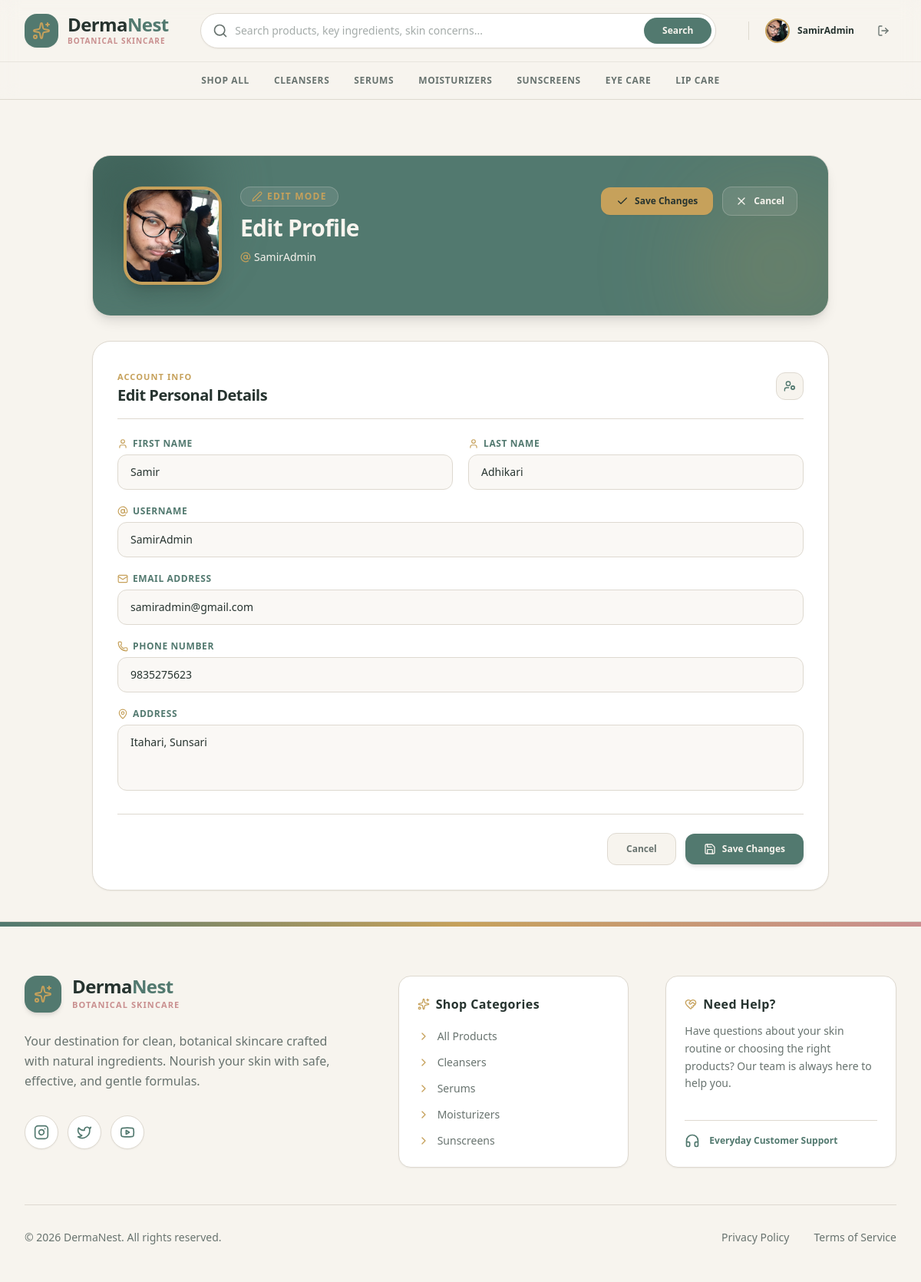
The page /profile/edit/ (signed in) on the database as committed earlier.
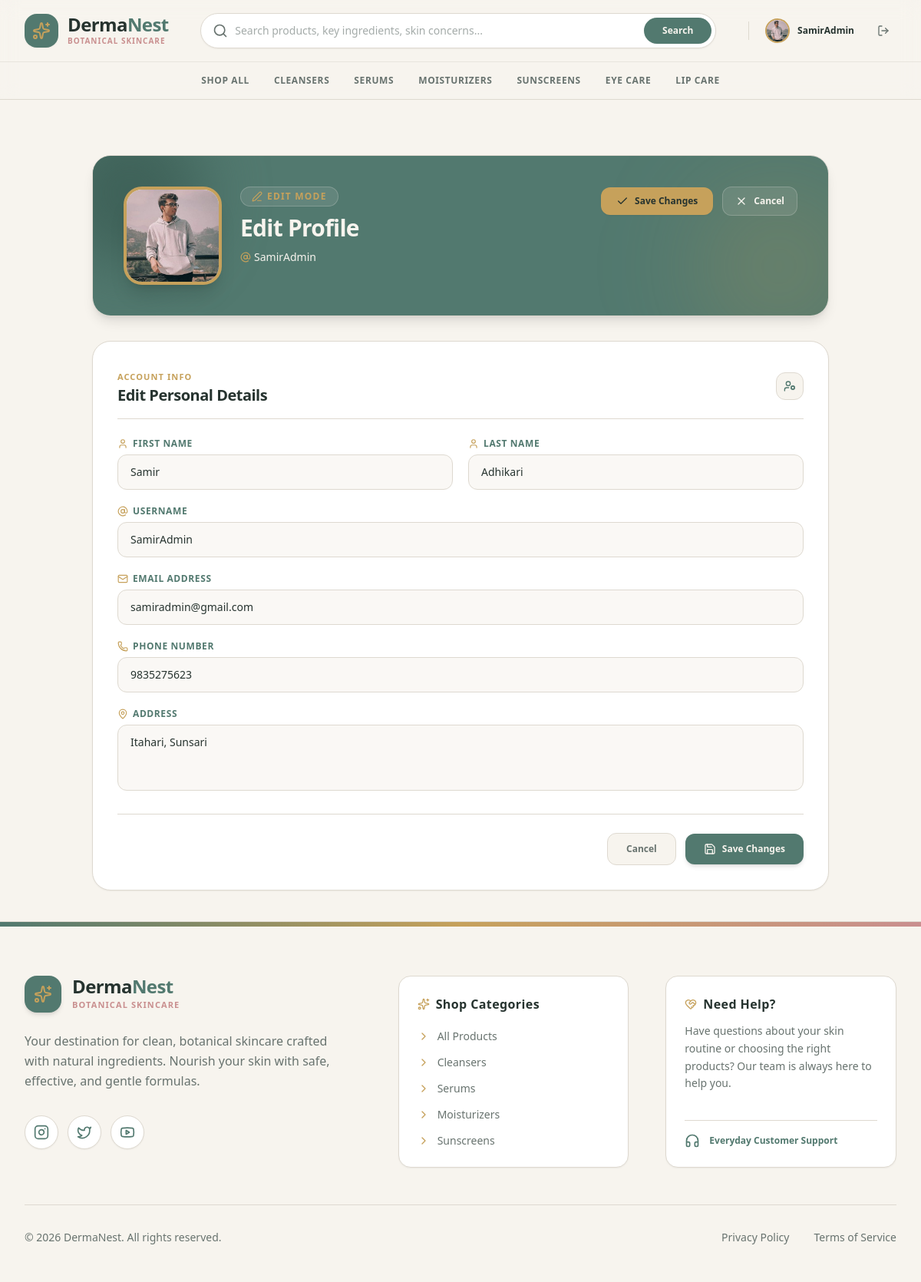
The same page on the database as committed later.
### dn_app/models.py (models this page shows, shortened)
class User(AbstractUser):
    phone = models.CharField(max_length=20, blank=True)
    address = models.TextField(blank=True)
    profile_picture = models.ImageField(upload_to='images/user/', blank=True, null=True)

### dn_app/views/profile_view.py (the view, shortened to what this page needs)
# urls.py: path('profile/edit/', edit_profile_view, name='edit_profile'),
@login_required
def edit_profile_view(request):
    errors = {}
    return render(request, 'main/edit_profile_page.html')

### dn_app/templates/main/edit_profile_page.html (shortened to what the changed rows need)
<!DOCTYPE html>
<html lang="en">
<head>
    {% load static %}
    <link href="{% static 'css/styles.css' %}" rel="stylesheet" />
</head>
<body class="bg-[#F7F4EE] font-sans min-h-screen flex flex-col text-[#68736F] antialiased selection:bg-[#52796F] selection:text-white">
    {% include 'components/_navbar.html' %}
    <main class="flex-grow py-10 px-4 sm:px-6 lg:px-8 max-w-5xl mx-auto w-full">
        <form method="POST" enctype="multipart/form-data" class="space-y-8">
            <div class="bg-[#FFFFFF] border border-[#DED9D0] rounded-3xl shadow-lg overflow-hidden">
                <div class="bg-[#52796F] p-6 sm:p-10 text-[#F7F4EE] relative overflow-hidden">
                    <div class="relative z-10 flex flex-col sm:flex-row items-center sm:items-start gap-6">
                        <div class="relative w-28 h-28 sm:w-32 sm:h-32 rounded-3xl bg-[#F7F4EE] border-4 border-[#C6A15B] shadow-xl overflow-hidden flex items-center justify-center text-[#52796F] shrink-0 group">
                            {% if user.profile_picture %}
                                <img id="avatar-preview" src="{{ user.profile_picture.url }}" alt="{{ user.username }}" class="w-full h-full object-cover">
                            {% else %}
                                <img id="avatar-preview" src="" alt="Profile Preview" class="w-full h-full object-cover hidden">
                                <div id="avatar-icon-placeholder" class="flex items-center justify-center w-full h-full">
                                    <i data-lucide="user" class="w-12 h-12 text-[#52796F]/60"></i>
                                </div>
                            {% endif %}
                        </div>
                        <div class="space-y-2.5 text-center sm:text-left flex-grow">
                            <h1 class="text-2xl sm:text-3xl font-bold text-[#F7F4EE] tracking-tight">
                                Edit Profile
                            </h1>
                            <p class="text-xs sm:text-sm text-[#F7F4EE]/85 font-medium flex items-center justify-center sm:justify-start gap-1">
                                <i data-lucide="at-sign" class="w-3.5 h-3.5 text-[#C6A15B]"></i>
                                <span>{{ user.username|default:"member" }}</span>
                            </p>
                        </div>
                    </div>
                </div>
            </div>
            <div class="bg-[#FFFFFF] border border-[#DED9D0] rounded-3xl p-6 sm:p-8 shadow-sm space-y-6">
                <div class="border-b border-[#DED9D0] pb-4 flex items-center justify-between">
                    <div>
                        <h2 class="text-xl font-bold text-[#26332F] tracking-tight">Edit Personal Details</h2>
                    </div>
                </div>
                <div class="grid grid-cols-1 sm:grid-cols-2 gap-5">
                    <div class="space-y-1.5">
                        <label for="first_name" class="flex items-center gap-1.5 text-xs font-bold uppercase tracking-wider text-[#52796F]">
                            <i data-lucide="user" class="w-3.5 h-3.5 text-[#C6A15B]"></i>
                            <span>First Name</span>
                        </label>
                        <input type="text" id="first_name" name="first_name" {% if data %}value="{{ data.first_name }}"{% else %}value="{{ user.first_name|default:'' }}"{% endif %} placeholder="Enter first name"
                            class="w-full px-4 py-3 bg-[#F7F4EE]/60 border border-[#DED9D0] rounded-xl text-xs sm:text-sm text-[#26332F] placeholder-[#68736F]/50 focus:outline-none focus:ring-2 focus:ring-[#52796F] focus:border-[#52796F] focus:bg-[#FFFFFF] transition-all">
                    </div>
                    <div class="space-y-1.5">
                        <label for="last_name" class="flex items-center gap-1.5 text-xs font-bold uppercase tracking-wider text-[#52796F]">
                            <i data-lucide="user" class="w-3.5 h-3.5 text-[#C6A15B]"></i>
                            <span>Last Name</span>
                        </label>
                        <input type="text" id="last_name" name="last_name" {% if data %}value="{{ data.last_name }}"{% else %}value="{{ user.last_name|default:'' }}"{% endif %} placeholder="Enter last name"
                            class="w-full px-4 py-3 bg-[#F7F4EE]/60 border border-[#DED9D0] rounded-xl text-xs sm:text-sm text-[#26332F] placeholder-[#68736F]/50 focus:outline-none focus:ring-2 focus:ring-[#52796F] focus:border-[#52796F] focus:bg-[#FFFFFF] transition-all">
                    </div>
                    <div class="sm:col-span-2 space-y-1.5">
                        <label for="username" class="flex items-center gap-1.5 text-xs font-bold uppercase tracking-wider text-[#52796F]">
                            <i data-lucide="at-sign" class="w-3.5 h-3.5 text-[#C6A15B]"></i>
                            <span>Username</span>
                        </label>
                        <input type="text" id="username" name="username" {% if data %}value="{{ data.username }}"{% else %}value="{{ user.username|default:'' }}"{% endif %} placeholder="Enter username"
                            class="w-full px-4 py-3 bg-[#F7F4EE]/60 border border-[#DED9D0] rounded-xl text-xs sm:text-sm text-[#26332F] placeholder-[#68736F]/50 focus:outline-none focus:ring-2 focus:ring-[#52796F] focus:border-[#52796F] focus:bg-[#FFFFFF] transition-all">
                    </div>
                    <div class="sm:col-span-2 space-y-1.5">
                        <label for="email" class="flex items-center gap-1.5 text-xs font-bold uppercase tracking-wider text-[#52796F]">
                            <i data-lucide="mail" class="w-3.5 h-3.5 text-[#C6A15B]"></i>
                            <span>Email Address</span>
                        </label>
                        <input type="email" id="email" name="email" {% if data %}value="{{ data.email }}"{% else %}value="{{ user.email|default:'' }}"{% endif %} placeholder="Enter email address"
                            class="w-full px-4 py-3 bg-[#F7F4EE]/60 border border-[#DED9D0] rounded-xl text-xs sm:text-sm text-[#26332F] placeholder-[#68736F]/50 focus:outline-none focus:ring-2 focus:ring-[#52796F] focus:border-[#52796F] focus:bg-[#FFFFFF] transition-all">
                    </div>
                    <div class="sm:col-span-2 space-y-1.5">
                        <label for="phone" class="flex items-center gap-1.5 text-xs font-bold uppercase tracking-wider text-[#52796F]">
                            <i data-lucide="phone" class="w-3.5 h-3.5 text-[#C6A15B]"></i>
                            <span>Phone Number</span>
                        </label>
                        <input type="text" id="phone" name="phone" {% if data %}value="{{ data.phone }}"{% else %}value="{{ user.phone|default:'' }}"{% endif %} placeholder="Enter phone number"
                            class="w-full px-4 py-3 bg-[#F7F4EE]/60 border border-[#DED9D0] rounded-xl text-xs sm:text-sm text-[#26332F] placeholder-[#68736F]/50 focus:outline-none focus:ring-2 focus:ring-[#52796F] focus:border-[#52796F] focus:bg-[#FFFFFF] transition-all">
                    </div>
                    <div class="sm:col-span-2 space-y-1.5">
                        <label for="address" class="flex items-center gap-1.5 text-xs font-bold uppercase tracking-wider text-[#52796F]">
                            <i data-lucide="map-pin" class="w-3.5 h-3.5 text-[#C6A15B]"></i>
                            <span>Address</span>
                        </label>
                        <textarea id="address" name="address" rows="3" placeholder="Enter your address"
                            class="w-full px-4 py-3 bg-[#F7F4EE]/60 border border-[#DED9D0] rounded-xl text-xs sm:text-sm text-[#26332F] placeholder-[#68736F]/50 focus:outline-none focus:ring-2 focus:ring-[#52796F] focus:border-[#52796F] focus:bg-[#FFFFFF] transition-all resize-none leading-relaxed">{% if data %}{{ data.address }}{% else %}{{ user.address|default:'' }}{% endif %}</textarea>
                    </div>
                </div>
            </div>
        </form>
    </main>
</body>
</html>

### dn_app/templates/components/_navbar.html (shortened to what the changed rows need)
<header class="sticky top-0 z-50 bg-[#F7F4EE]/98 backdrop-blur-md border-b border-[#DED9D0] font-sans">
  <div class="max-w-7xl mx-auto px-4 sm:px-6 lg:px-8">
    <div class="flex items-center justify-between h-20 gap-6">
      <div class="flex items-center gap-3 sm:gap-4 shrink-0">
        {% if user.is_authenticated %}
          <div class="flex items-center gap-2">
            <a href="/profile/" class="flex items-center gap-2.5 group p-1 pr-3 rounded-full hover:bg-[#FFFFFF] transition-all border border-transparent hover:border-[#DED9D0]">
              {% if user.profile_picture %}
                <img src="{{ user.profile_picture.url }}" alt="Profile" class="w-8 h-8 rounded-full object-cover border-2 border-[#C6A15B]">
              {% else %}
                <div class="w-8 h-8 rounded-full bg-[#F7F4EE] border-2 border-[#C6A15B] flex items-center justify-center text-[#52796F]">
                  <i data-lucide="user" class="w-4 h-4"></i>
                </div>
              {% endif %}
              <span class="text-xs font-bold hidden lg:block text-[#26332F] group-hover:text-[#52796F] transition-colors">{{ user.username }}</span>
            </a>
            <button type="button" onclick="openLogoutModal()" class="p-2 text-[#68736F] hover:text-[#B85C62] hover:bg-[#FFFFFF] rounded-full border border-transparent hover:border-[#DED9D0] transition-colors cursor-pointer" title="Log Out">
              <i data-lucide="log-out" class="w-4 h-4"></i>
            </button>
          </div>
        {% endif %}
      </div>
    </div>
  </div>
</header>

Rows that differ between the two databases and show on the page:
changed User "SamirAdmin": profile_picture: a different picture
